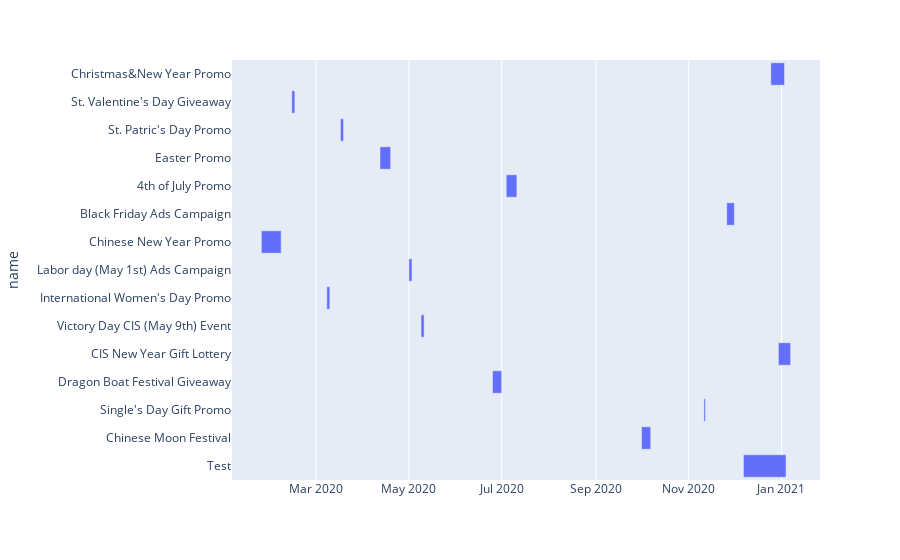

The code cell stored with this chart in its notebook:
### Code cell
#let's build a Gantt chart to visualize our marketing activities
fig = px.timeline(m_events, x_start="start_dt", x_end="finish_dt", y="name")
fig.update_yaxes(autorange="reversed")
fig.show()

### Figure 1 — Plotly figure (JSON) as saved in the notebook; plotly's stock layout.template omitted (floating-point values rounded to 4 significant figures)
{"data": [{"alignmentgroup": "True", "base": ["2020-12-25T00:00:00", "2020-02-14T00:00:00", "2020-03-17T00:00:00", "2020-04-12T00:00:00", "2020-07-04T00:00:00", "2020-11-26T00:00:00", "2020-01-25T00:00:00", "2020-05-01T00:00:00", "2020-03-08T00:00:00", "2020-05-09T00:00:00", "2020-12-30T00:00:00", "2020-06-25T00:00:00", "2020-11-11T00:00:00", "2020-10-01T00:00:00", "2020-12-07T00:00:00"], "hovertemplate": "start_dt=%{base}<br>finish_dt=%{x}<br>name=%{y}<extra></extra>", "legendgroup": "", "marker": {"color": "#636efa", "pattern": {"shape": ""}}, "name": "", "offsetgroup": "", "orientation": "h", "showlegend": false, "textposition": "auto", "type": "bar", "x": [777600000, 172800000, 172800000, 604800000, 604800000, 432000000, 1123200000, 172800000, 172800000, 172800000, 691200000, 518400000, 86400000, 518400000, 2419200000], "xaxis": "x", "y": ["Christmas&New Year Promo", "St. Valentine's Day Giveaway", "St. Patric's Day Promo", "Easter Promo", "4th of July Promo", "Black Friday Ads Campaign", "Chinese New Year Promo", "Labor day (May 1st) Ads Campaign", "International Women's Day Promo", "Victory Day CIS (May 9th) Event", "CIS New Year Gift Lottery", "Dragon Boat Festival Giveaway", "Single's Day Gift Promo", "Chinese Moon Festival", "Test"], "yaxis": "y"}], "layout": {"barmode": "overlay", "legend": {"tracegroupgap": 0}, "margin": {"t": 60}, "xaxis": {"anchor": "y", "domain": [0, 1], "type": "date"}, "yaxis": {"anchor": "x", "autorange": "reversed", "domain": [0, 1], "title": {"text": "name"}}}}
